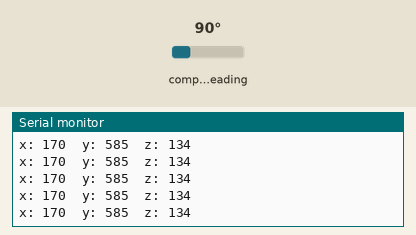
The sketch below on a simulated Arduino Uno, built with avr-gcc and run on an emulated ATmega328P. Shown: the last lines printed to the serial monitor. Wiring (inferred from the names in the program): HMC5883L compass at I2C address 0x1E. Inputs (shaded band) come from the test bench; at power-on: compass heading 90°.

Above: at 1.2 s.
1.3 s: compass heading set to 7°
At 1.69 s:
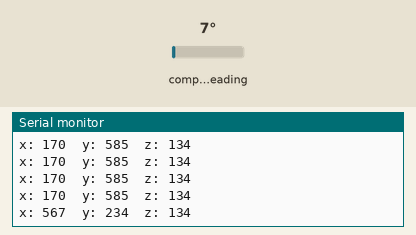
2.8 s: compass heading set to 180°
At 2.95 s:
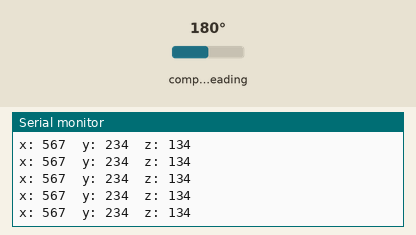
Timing chart, 0 to 5.8 s (numbered marks = the images above; inputs shaded):
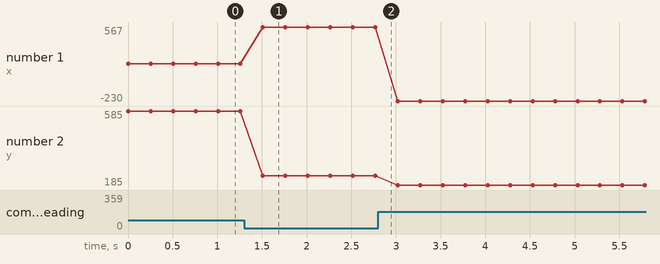

Measured:
- after the input at 1.3 s, the serial monitor: prints a new line after 0.21 s (image 1)
- plotted number 1: 170 → 567 after the input at 1.3 s, 567 → -230 after the input at 2.8 s
- plotted number 2: 585 → 234 after the input at 1.3 s, 234 → 185 after the input at 2.8 s

The sketch:

HMC5883_magnetometer.ino
```cpp
// (licence header left out)
#include <Wire.h> //I2C Arduino Library

int address = 0x1E; //0011110b, I2C 7bit address of HMC5883

void setup(){
  //Initialize Serial and I2C communications
  Serial.begin(19200);
  Wire.begin();

  //Put the HMC5883 IC into the correct operating mode
  Wire.beginTransmission(address); //open communication with HMC5883
  Wire.write(0x02); //select mode register
  Wire.write((byte)0x00); //continuous measurement mode
  Wire.endTransmission();
}

void loop(){

  int x,y,z; //triple axis data

  //Tell the HMC5883 where to begin reading data
  Wire.beginTransmission(address);
  Wire.write(0x03); //select register 3, X MSB register
  Wire.endTransmission();


 //Read data from each axis, 2 registers per axis
  Wire.requestFrom(address, 6);
  if(6<=Wire.available()){
    x = Wire.read()<<8; //X msb
    x |= Wire.read(); //X lsb
    z = Wire.read()<<8; //Z msb
    z |= Wire.read(); //Z lsb
    y = Wire.read()<<8; //Y msb
    y |= Wire.read(); //Y lsb
  }

  x=x+170;
  y=y+185;
  z=z+534;

  //Print out values of each axis
  Serial.print("x: ");
  Serial.print(x);
  Serial.print("  y: ");
  Serial.print(y);
  Serial.print("  z: ");
  Serial.println(z);

  delay(250);
}
```
